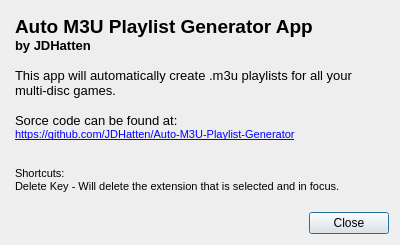
<?xml version="1.0" encoding="UTF-8"?>
<ui version="4.0">
 <class>DialogAbout</class>
 <widget class="QDialog" name="DialogAbout">
  <property name="geometry">
   <rect>
    <x>0</x>
    <y>0</y>
    <width>400</width>
    <height>245</height>
   </rect>
  </property>
  <property name="windowTitle">
   <string>About</string>
  </property>
  <layout class="QVBoxLayout" name="verticalLayout">
   <item>
    <widget class="QTextBrowser" name="textBrowser">
     <property name="styleSheet">
      <string notr="true">border: 0;</string>
     </property>
     <property name="documentTitle">
      <string/>
     </property>
     <property name="undoRedoEnabled">
      <bool>false</bool>
     </property>
     <property name="readOnly">
      <bool>true</bool>
     </property>
     <property name="html">
      <string>&lt;!DOCTYPE HTML PUBLIC &quot;-//W3C//DTD HTML 4.0//EN&quot; &quot;http://www.w3.org/TR/REC-html40/strict.dtd&quot;&gt;
&lt;html&gt;&lt;head&gt;&lt;meta name=&quot;qrichtext&quot; content=&quot;1&quot; /&gt;&lt;style type=&quot;text/css&quot;&gt;
p, li { white-space: pre-wrap; }
&lt;/style&gt;&lt;/head&gt;&lt;body style=&quot; font-family:'MS Shell Dlg 2'; font-size:8.25pt; font-weight:400; font-style:normal;&quot; bgcolor=&quot;#eeeeee&quot;&gt;
&lt;p style=&quot; margin-top:0px; margin-bottom:0px; margin-left:0px; margin-right:0px; -qt-block-indent:0; text-indent:0px;&quot;&gt;&lt;span style=&quot; font-size:14pt; font-weight:600;&quot;&gt;Auto M3U Playlist Generator App &lt;/span&gt;&lt;/p&gt;
&lt;p style=&quot; margin-top:0px; margin-bottom:0px; margin-left:0px; margin-right:0px; -qt-block-indent:0; text-indent:0px;&quot;&gt;&lt;span style=&quot; font-size:10pt; font-weight:600;&quot;&gt;by JDHatten&lt;/span&gt;&lt;/p&gt;
&lt;p style=&quot;-qt-paragraph-type:empty; margin-top:0px; margin-bottom:0px; margin-left:0px; margin-right:0px; -qt-block-indent:0; text-indent:0px; font-size:10pt;&quot;&gt;&lt;br /&gt;&lt;/p&gt;
&lt;p style=&quot; margin-top:0px; margin-bottom:0px; margin-left:0px; margin-right:0px; -qt-block-indent:0; text-indent:0px;&quot;&gt;&lt;span style=&quot; font-size:10pt;&quot;&gt;This app will automatically create .m3u playlists for all your multi-disc games.&lt;/span&gt;&lt;/p&gt;
&lt;p style=&quot;-qt-paragraph-type:empty; margin-top:0px; margin-bottom:0px; margin-left:0px; margin-right:0px; -qt-block-indent:0; text-indent:0px; font-size:10pt;&quot;&gt;&lt;br /&gt;&lt;/p&gt;
&lt;p style=&quot; margin-top:0px; margin-bottom:0px; margin-left:0px; margin-right:0px; -qt-block-indent:0; text-indent:0px;&quot;&gt;&lt;span style=&quot; font-size:10pt;&quot;&gt;Sorce code can be found at:&lt;/span&gt;&lt;/p&gt;
&lt;p style=&quot; margin-top:0px; margin-bottom:0px; margin-left:0px; margin-right:0px; -qt-block-indent:0; text-indent:0px;&quot;&gt;&lt;a href=&quot;https://github.com/JDHatten/Auto-M3U-Playlist-Generator&quot;&gt;&lt;span style=&quot; font-size:8pt; text-decoration: underline; color:#0000ff;&quot;&gt;https://github.com/JDHatten/Auto-M3U-Playlist-Generator&lt;/span&gt;&lt;/a&gt;&lt;/p&gt;
&lt;p style=&quot;-qt-paragraph-type:empty; margin-top:0px; margin-bottom:0px; margin-left:0px; margin-right:0px; -qt-block-indent:0; text-indent:0px; font-size:8pt;&quot;&gt;&lt;br /&gt;&lt;/p&gt;
&lt;p style=&quot;-qt-paragraph-type:empty; margin-top:0px; margin-bottom:0px; margin-left:0px; margin-right:0px; -qt-block-indent:0; text-indent:0px; font-size:8pt;&quot;&gt;&lt;br /&gt;&lt;/p&gt;
&lt;p style=&quot; margin-top:0px; margin-bottom:0px; margin-left:0px; margin-right:0px; -qt-block-indent:0; text-indent:0px;&quot;&gt;&lt;span style=&quot; font-size:8pt;&quot;&gt;Shortcuts:&lt;/span&gt;&lt;/p&gt;
&lt;p style=&quot; margin-top:0px; margin-bottom:0px; margin-left:0px; margin-right:0px; -qt-block-indent:0; text-indent:0px;&quot;&gt;&lt;span style=&quot; font-size:8pt;&quot;&gt;Delete Key - Will delete the extension that is selected and in focus.&lt;/span&gt;&lt;/p&gt;&lt;/body&gt;&lt;/html&gt;</string>
     </property>
     <property name="cursorWidth">
      <number>0</number>
     </property>
     <property name="textInteractionFlags">
      <set>Qt::LinksAccessibleByKeyboard|Qt::LinksAccessibleByMouse|Qt::TextBrowserInteraction|Qt::TextSelectableByKeyboard|Qt::TextSelectableByMouse</set>
     </property>
     <property name="openExternalLinks">
      <bool>true</bool>
     </property>
    </widget>
   </item>
   <item>
    <widget class="QDialogButtonBox" name="buttonBox">
     <property name="orientation">
      <enum>Qt::Horizontal</enum>
     </property>
     <property name="standardButtons">
      <set>QDialogButtonBox::Close</set>
     </property>
    </widget>
   </item>
  </layout>
 </widget>
 <resources/>
 <connections>
  <connection>
   <sender>buttonBox</sender>
   <signal>accepted()</signal>
   <receiver>DialogAbout</receiver>
   <slot>accept()</slot>
   <hints>
    <hint type="sourcelabel">
     <x>248</x>
     <y>254</y>
    </hint>
    <hint type="destinationlabel">
     <x>157</x>
     <y>274</y>
    </hint>
   </hints>
  </connection>
  <connection>
   <sender>buttonBox</sender>
   <signal>rejected()</signal>
   <receiver>DialogAbout</receiver>
   <slot>reject()</slot>
   <hints>
    <hint type="sourcelabel">
     <x>316</x>
     <y>260</y>
    </hint>
    <hint type="destinationlabel">
     <x>286</x>
     <y>274</y>
    </hint>
   </hints>
  </connection>
 </connections>
</ui>
